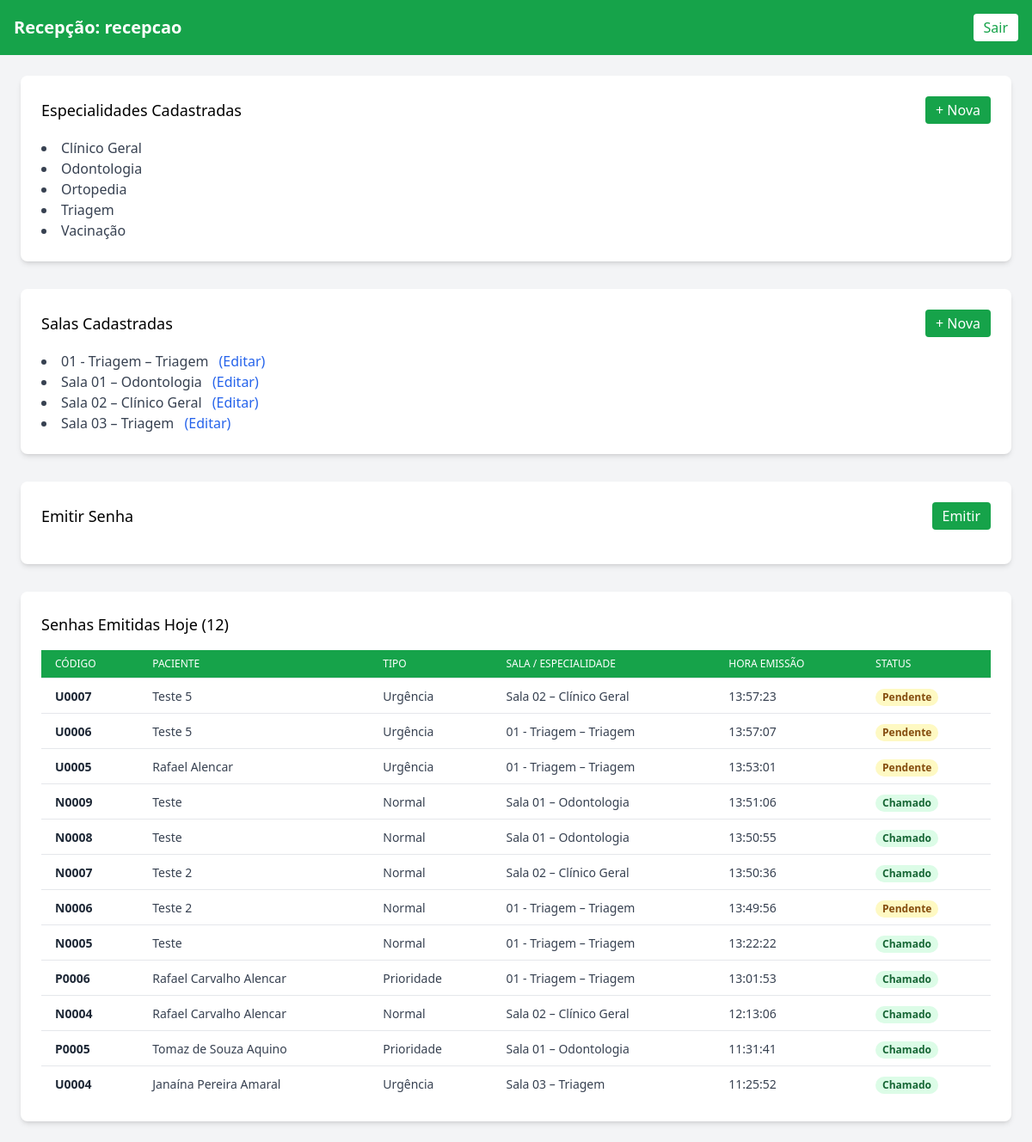
The page /recepcao/dashboard/ (signed in) on the database as committed earlier.
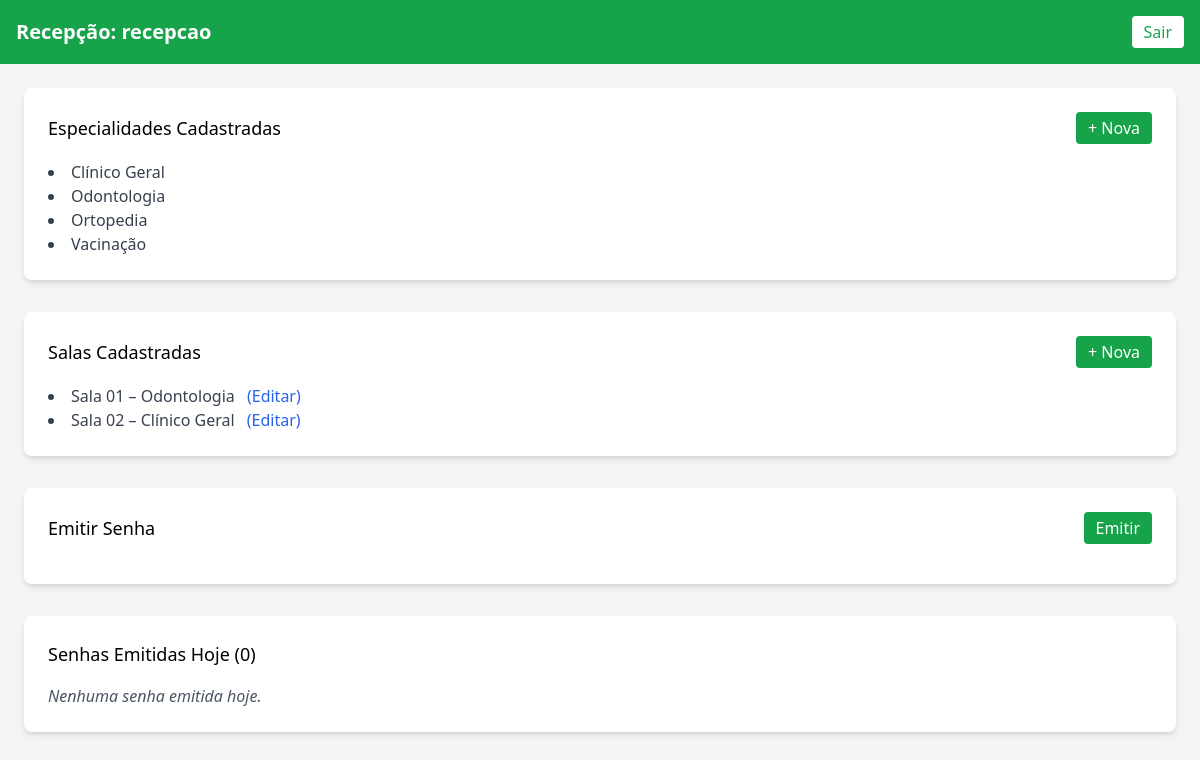
The same page on the database as committed later.
### core/models.py (models this page shows, shortened)
class Usuario(AbstractUser):
    ROLE_CHOICES = (
        ('recepcao', 'Recepção'),
        ('medico', 'Médico'),
    )
    role = models.CharField(max_length=10, choices=ROLE_CHOICES)

class Especialidade(models.Model):
    name = models.CharField(max_length=100, unique=True)

class Sala(models.Model):
    name = models.CharField(max_length=50, unique=True)
    especialidade = models.ForeignKey(Especialidade, on_delete=models.CASCADE)

class Ticket(models.Model):
    TICKET_TYPES = (
        ('U', 'Urgência'),
        ('P', 'Prioridade'),
        ('N', 'Normal'),
    )
    code = models.CharField(max_length=5, unique=True)
    patient_name = models.CharField(max_length=200)
    ticket_type = models.CharField(max_length=1, choices=TICKET_TYPES)
    issued_at = models.DateTimeField(default=timezone.now)
    called_at = models.DateTimeField(null=True, blank=True)
    room = models.ForeignKey(Sala, on_delete=models.CASCADE)
    is_called = models.BooleanField(default=False)
    class Meta:
        ordering = ['issued_at']

### core/decorators.py (the view)
    def wrapper(request, *args, **kwargs):
        if not request.user.is_authenticated or request.user.role != 'recepcao':
            raise PermissionDenied
        return view_func(request, *args, **kwargs)

### core/views.py (called while the page is built)
@recepcao_required
def recepcao_dashboard(request):
    especialidades = Especialidade.objects.all().order_by('name')
    salas = Sala.objects.select_related('especialidade').all().order_by('name')
    hoje = timezone.localdate()
    tickets_hoje = Ticket.objects.filter(
        issued_at__date=hoje
    ).select_related('room', 'room__especialidade').order_by('-issued_at')
    context = {
        'especialidades': especialidades,
        'salas': salas,
        'tickets_hoje': tickets_hoje,
    }
    return render(request, 'recepcao/dashboard.html', context)

### templates/recepcao/dashboard.html (shortened to what this page needs)
{% load static %}
<!DOCTYPE html>
<html class="min-h-screen bg-gray-100">
<head>
  <script src="https://cdn.tailwindcss.com"></script>
</head>
<body class="min-h-screen flex flex-col">
  <header class="bg-green-600 text-white p-4 flex justify-between items-center">
    <h1 class="text-xl font-semibold">Recepção: {{ request.user.username }}</h1>
    <form method="post" action="{% url 'logout' %}">
      <button type="submit" class="bg-white text-green-600 px-3 py-1 rounded hover:bg-gray-100 transition">
        Sair
      </button>
    </form>
  </header>
  <main class="flex-1 p-6 space-y-8">
    <section class="bg-white shadow-md rounded-lg p-6">
      <div class="flex justify-between items-center mb-4">
        <h2 class="text-lg font-medium">Especialidades Cadastradas</h2>
        <a href="{% url 'cadastrar_especialidade' %}"
           class="bg-green-600 text-white px-3 py-1 rounded hover:bg-green-700 transition">
           + Nova
        </a>
      </div>
      <ul class="list-disc list-inside text-gray-700">
        {% for esp in especialidades %}
          <li>{{ esp.name }}</li>
        {% empty %}
          <li class="font-light">Nenhuma especialidade cadastrada.</li>
        {% endfor %}
      </ul>
    </section>
    <section class="bg-white shadow-md rounded-lg p-6">
      <div class="flex justify-between items-center mb-4">
        <h2 class="text-lg font-medium">Salas Cadastradas</h2>
        <a href="{% url 'cadastrar_sala' %}"
           class="bg-green-600 text-white px-3 py-1 rounded hover:bg-green-700 transition">
           + Nova
        </a>
      </div>
      <ul class="list-disc list-inside text-gray-700">
        {% for sala in salas %}
          <li>
            {{ sala.name }} – {{ sala.especialidade.name }}
            <a href="{% url 'editar_sala' sala.id %}" class="text-blue-600 hover:underline ml-2">(Editar)</a>
          </li>
        {% empty %}
          <li class="font-light">Nenhuma sala cadastrada.</li>
        {% endfor %}
      </ul>
    </section>
    <section class="bg-white shadow-md rounded-lg p-6">
      <div class="flex justify-between items-center mb-4">
        <h2 class="text-lg font-medium">Emitir Senha</h2>
        <a href="{% url 'emitir_senha' %}"
           class="bg-green-600 text-white px-3 py-1 rounded hover:bg-green-700 transition">
           Emitir
        </a>
      </div>
    </section>
    <section class="bg-white shadow-md rounded-lg p-6">
      <div class="flex justify-between items-center mb-4">
        <h2 class="text-lg font-medium">Senhas Emitidas Hoje ({{ tickets_hoje|length }})</h2>
      </div>
      {% if tickets_hoje %}
        <div class="overflow-x-auto">
          <table class="min-w-full divide-y divide-gray-200">
            <thead class="bg-green-600">
              <tr>
                <th class="px-4 py-2 text-left text-xs font-medium text-white uppercase">Código</th>
                <th class="px-4 py-2 text-left text-xs font-medium text-white uppercase">Paciente</th>
                <th class="px-4 py-2 text-left text-xs font-medium text-white uppercase">Tipo</th>
                <th class="px-4 py-2 text-left text-xs font-medium text-white uppercase">Sala / Especialidade</th>
                <th class="px-4 py-2 text-left text-xs font-medium text-white uppercase">Hora Emissão</th>
                <th class="px-4 py-2 text-left text-xs font-medium text-white uppercase">Status</th>
              </tr>
            </thead>
            <tbody class="bg-white divide-y divide-gray-200">
              {% for ticket in tickets_hoje %}
                <tr>
                  <td class="px-4 py-2 whitespace-nowrap">
                    <span class="text-sm font-semibold text-gray-800">{{ ticket.code }}</span>
                  </td>
                  <td class="px-4 py-2 whitespace-nowrap">
                    <span class="text-sm text-gray-700">{{ ticket.patient_name }}</span>
                  </td>
                  <td class="px-4 py-2 whitespace-nowrap">
                    <span class="text-sm text-gray-700">{{ ticket.get_ticket_type_display }}</span>
                  </td>
                  <td class="px-4 py-2 whitespace-nowrap">
                    <span class="text-sm text-gray-700">
                      {{ ticket.room.name }} – {{ ticket.room.especialidade.name }}
                    </span>
                  </td>
                  <td class="px-4 py-2 whitespace-nowrap">
                    <span class="text-sm text-gray-700">
                      {{ ticket.issued_at|date:"H:i:s" }}
                    </span>
                  </td>
                  <td class="px-4 py-2 whitespace-nowrap">
                    {% if ticket.is_called %}
                      <span class="inline-flex px-2 text-xs leading-5 font-semibold rounded-full bg-green-100 text-green-800">
                        Chamado
                      </span>
                    {% else %}
                      <span class="inline-flex px-2 text-xs leading-5 font-semibold rounded-full bg-yellow-100 text-yellow-800">
                        Pendente
                      </span>
                    {% endif %}
                  </td>
                </tr>
              {% endfor %}
            </tbody>
          </table>
        </div>
      {% else %}
        <p class="text-gray-600 italic">Nenhuma senha emitida hoje.</p>
      {% endif %}
    </section>
  </main>
</body>
</html>

Rows that differ between the two databases and show on the page:
removed Especialidade: name "Triagem"
removed Sala: name "01 - Triagem", especialidade.name "Triagem"
removed Sala: name "Sala 03", especialidade.name "Triagem"
removed Ticket: code "U0007", patient_name "Teste 5", ticket_type "Urgência", room.name "Sala 02", room.especialidade.name "Clínico Geral", issued_at "13:57:23", is_called "Pendente"
removed Ticket: code "U0006", patient_name "Teste 5", ticket_type "Urgência", room.name "01 - Triagem", room.especialidade.name "Triagem", issued_at "13:57:07", is_called "Pendente"
removed Ticket: code "U0005", patient_name "Rafael Alencar", ticket_type "Urgência", room.name "01 - Triagem", room.especialidade.name "Triagem", issued_at "13:53:01", is_called "Pendente"
removed Ticket: code "N0009", patient_name "Teste", ticket_type "Normal", room.name "Sala 01", room.especialidade.name "Odontologia", issued_at "13:51:06", is_called "Chamado"
removed Ticket: code "N0008", patient_name "Teste", ticket_type "Normal", room.name "Sala 01", room.especialidade.name "Odontologia", issued_at "13:50:55", is_called "Chamado"
removed Ticket: code "N0007", patient_name "Teste 2", ticket_type "Normal", room.name "Sala 02", room.especialidade.name "Clínico Geral", issued_at "13:50:36", is_called "Chamado"
removed Ticket: code "N0006", patient_name "Teste 2", ticket_type "Normal", room.name "01 - Triagem", room.especialidade.name "Triagem", issued_at "13:49:56", is_called "Pendente"
removed Ticket: code "N0005", patient_name "Teste", ticket_type "Normal", room.name "01 - Triagem", room.especialidade.name "Triagem", issued_at "13:22:22", is_called "Chamado"
removed Ticket: code "P0006", patient_name "Rafael Carvalho Alencar", ticket_type "Prioridade", room.name "01 - Triagem", room.especialidade.name "Triagem", issued_at "13:01:53", is_called "Chamado"
removed Ticket: code "N0004", patient_name "Rafael Carvalho Alencar", ticket_type "Normal", room.name "Sala 02", room.especialidade.name "Clínico Geral", issued_at "12:13:06", is_called "Chamado"
removed Ticket: code "P0005", patient_name "Tomaz de Souza Aquino", ticket_type "Prioridade", room.name "Sala 01", room.especialidade.name "Odontologia", issued_at "11:31:41", is_called "Chamado"
removed Ticket: code "U0004", patient_name "Janaína Pereira Amaral", ticket_type "Urgência", room.name "Sala 03", room.especialidade.name "Triagem", issued_at "11:25:52", is_called "Chamado"
Other text that changed with them:
{{ tickets_hoje|length }}: "12" → "0"
text no longer shown: "CÓDIGO PACIENTE TIPO SALA / ESPECIALIDADE HORA EMISSÃO STATUS"
text now shown: "Nenhuma senha emitida hoje."
